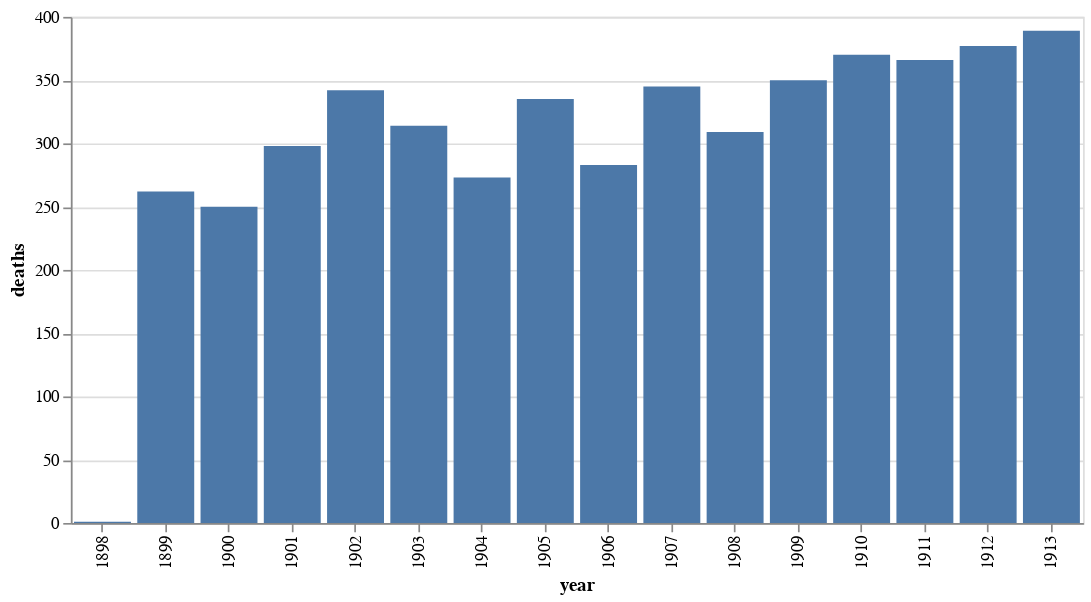

Notebook cell for this chart:
### Markdown cell above
Then we'll build the chart.

### Code cell
alt.Chart(deaths_by_year).mark_bar().encode(
    x='year:N',
    y='deaths:Q',
    tooltip=['year:N', 'deaths']
).properties(width=600)

### Figure 1 — Vega-Lite specification as saved in the notebook (floating-point values rounded to 4 significant figures)
{"config": {"view": {"continuousWidth": 400, "continuousHeight": 300}}, "data": {"name": "data-03044f59dcf5ed3b956401d4c4754f92"}, "mark": "bar", "encoding": {"tooltip": [{"type": "nominal", "field": "year"}, {"type": "quantitative", "field": "deaths"}], "x": {"type": "nominal", "field": "year"}, "y": {"type": "quantitative", "field": "deaths"}}, "width": 600, "$schema": "https://vega.github.io/schema/vega-lite/v4.8.1.json", "datasets": {"data-03044f59dcf5ed3b956401d4c4754f92": [{"year": 1913, "deaths": 389}, {"year": 1912, "deaths": 377}, {"year": 1910, "deaths": 370}, {"year": 1911, "deaths": 366}, {"year": 1909, "deaths": 350}, {"year": 1907, "deaths": 345}, {"year": 1902, "deaths": 342}, {"year": 1905, "deaths": 335}, {"year": 1903, "deaths": 314}, {"year": 1908, "deaths": 309}, {"year": 1901, "deaths": 298}, {"year": 1906, "deaths": 283}, {"year": 1904, "deaths": 273}, {"year": 1899, "deaths": 262}, {"year": 1900, "deaths": 250}, {"year": 1898, "deaths": 1}]}}
